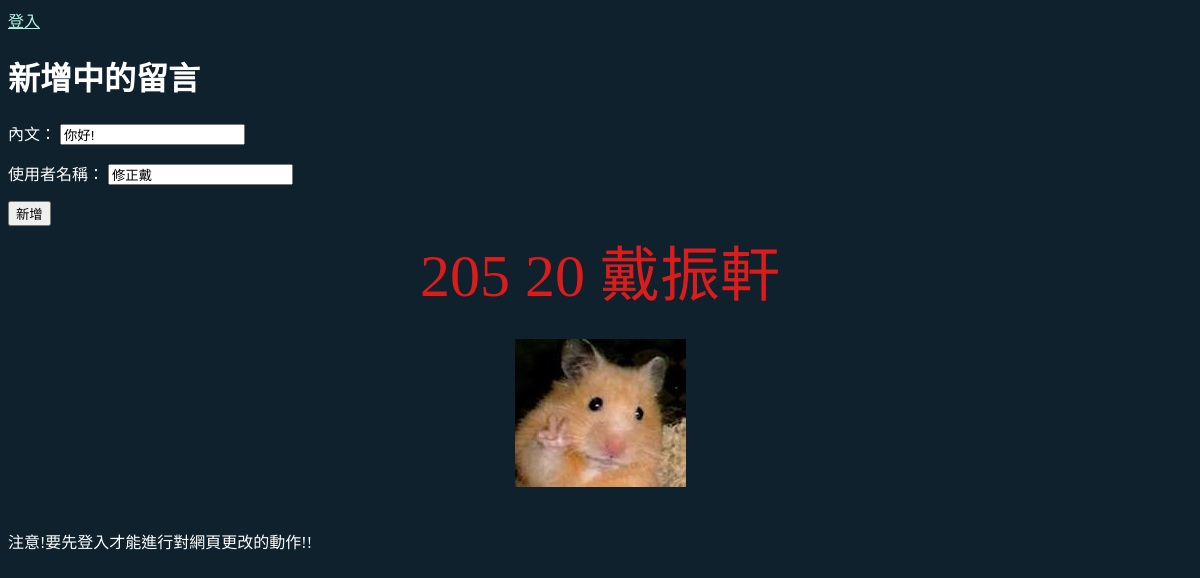
The app's page /chat/2/edit, older data.
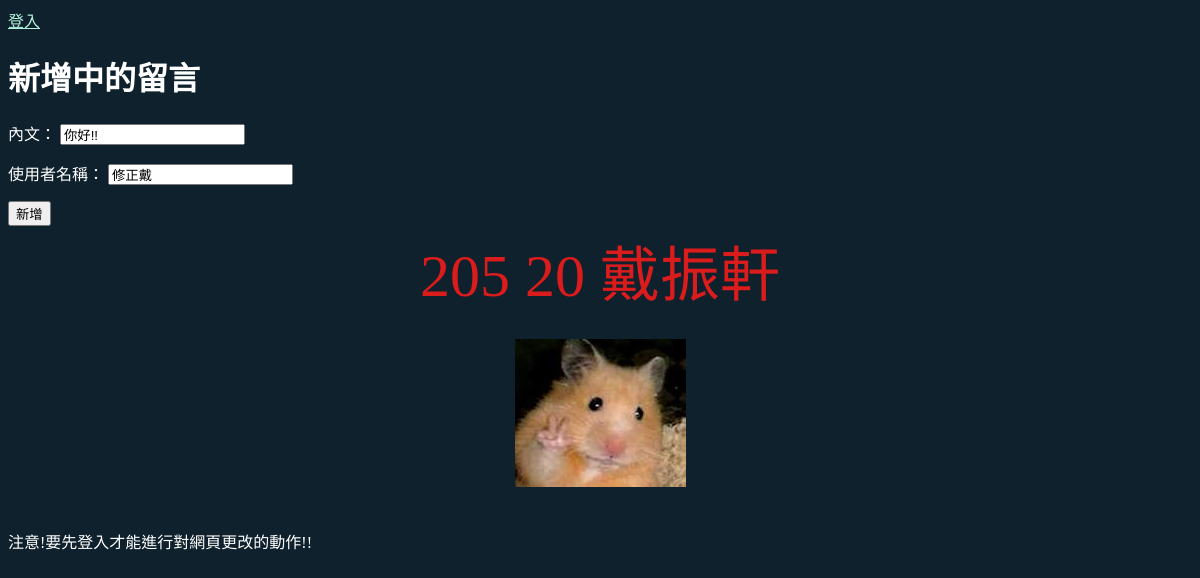
The same page, newer data.
### chat/models.py (models this page shows, shortened)
class CHAT(models.Model):   #文字
    subject = models.CharField("內文",max_length=200)
    created = models.DateField("建立日期",auto_now_add=True) #發送時間
    user_name = models.CharField("使用者名稱",max_length=64)
    group_id = models.IntegerField("群組編號")

### chat/views.py (the view, shortened to what this page needs)
# urls.py: path("<int:uid>/edit", Chatupdate.as_view(), name= 'chat_edit'),
class Chatupdate(UpdateView):
    model = CHAT
    fields = ['subject', 'user_name']
    pk_url_kwarg = 'uid'  #改變變數

### templates/chat/chat_form.html (shortened to what this page needs)
{% extends 'base.html' %}
{% block main %}
<h1>新增{{ GROUP.group_name }}中的留言</h1>
<form action="" method="post">
    {{ form.as_p }}
    <input type="submit" value="新增">
</form>
{% endblock %}

Row changes from the older to the newer data that the page shows:
changed CHAT "修正戴": subject "你好!" → "你好!!"
